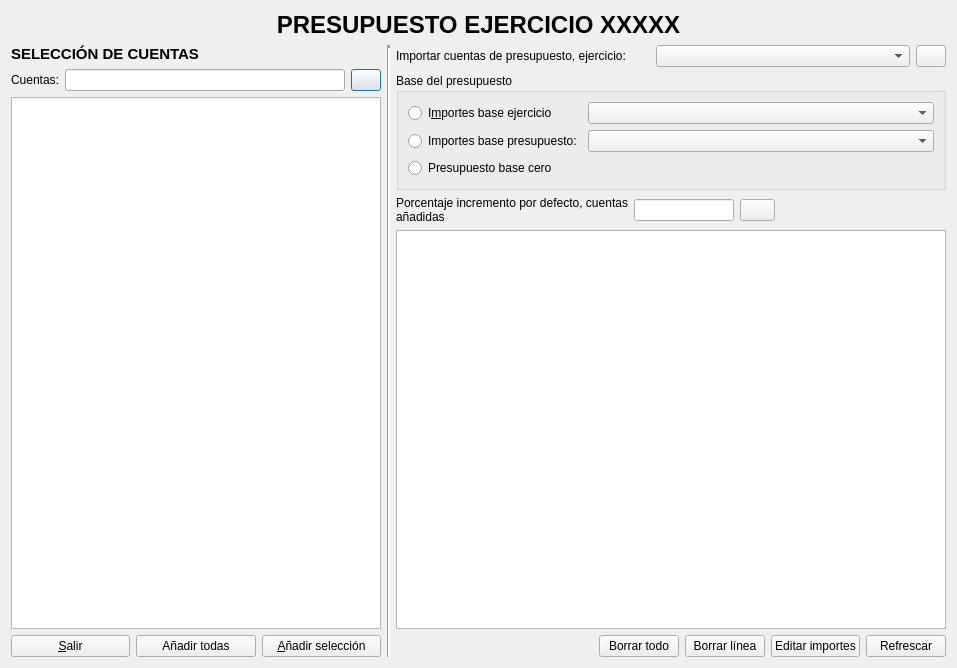
<?xml version="1.0" encoding="UTF-8"?>
<ui version="4.0">
 <class>presupuesto_ed</class>
 <widget class="QDialog" name="presupuesto_ed">
  <property name="geometry">
   <rect>
    <x>0</x>
    <y>0</y>
    <width>935</width>
    <height>668</height>
   </rect>
  </property>
  <property name="windowTitle">
   <string>Edición de presupuesto</string>
  </property>
  <layout class="QVBoxLayout">
   <item>
    <widget class="QLabel" name="titulolabel">
     <property name="font">
      <font>
       <pointsize>18</pointsize>
       <weight>75</weight>
       <bold>true</bold>
      </font>
     </property>
     <property name="text">
      <string>PRESUPUESTO EJERCICIO XXXXX</string>
     </property>
     <property name="alignment">
      <set>Qt::AlignCenter</set>
     </property>
    </widget>
   </item>
   <item>
    <layout class="QHBoxLayout">
     <item>
      <layout class="QVBoxLayout">
       <property name="sizeConstraint">
        <enum>QLayout::SetMinimumSize</enum>
       </property>
       <item>
        <widget class="QLabel" name="label_2">
         <property name="font">
          <font>
           <pointsize>11</pointsize>
           <weight>75</weight>
           <bold>true</bold>
          </font>
         </property>
         <property name="text">
          <string>SELECCIÓN DE CUENTAS</string>
         </property>
        </widget>
       </item>
       <item>
        <layout class="QHBoxLayout">
         <property name="sizeConstraint">
          <enum>QLayout::SetMinimumSize</enum>
         </property>
         <item>
          <widget class="QLabel" name="label">
           <property name="sizePolicy">
            <sizepolicy hsizetype="Minimum" vsizetype="Preferred">
             <horstretch>0</horstretch>
             <verstretch>0</verstretch>
            </sizepolicy>
           </property>
           <property name="text">
            <string>Cuentas:</string>
           </property>
          </widget>
         </item>
         <item>
          <widget class="QLineEdit" name="listacuentaslineEdit">
           <property name="sizePolicy">
            <sizepolicy hsizetype="Preferred" vsizetype="Fixed">
             <horstretch>0</horstretch>
             <verstretch>0</verstretch>
            </sizepolicy>
           </property>
           <property name="minimumSize">
            <size>
             <width>280</width>
             <height>0</height>
            </size>
           </property>
           <property name="maximumSize">
            <size>
             <width>300</width>
             <height>16777215</height>
            </size>
           </property>
          </widget>
         </item>
         <item>
          <widget class="QPushButton" name="refrescarpushButton">
           <property name="sizePolicy">
            <sizepolicy hsizetype="Preferred" vsizetype="Fixed">
             <horstretch>0</horstretch>
             <verstretch>0</verstretch>
            </sizepolicy>
           </property>
           <property name="maximumSize">
            <size>
             <width>30</width>
             <height>30</height>
            </size>
           </property>
           <property name="toolTip">
            <string>Refrescar</string>
           </property>
           <property name="text">
            <string/>
           </property>
           <property name="icon">
            <iconset resource="keme.qrc">
             <normaloff>:/iconos/graf/rayo.png</normaloff>:/iconos/graf/rayo.png</iconset>
           </property>
           <property name="iconSize">
            <size>
             <width>20</width>
             <height>20</height>
            </size>
           </property>
          </widget>
         </item>
        </layout>
       </item>
       <item>
        <widget class="QTableView" name="tableView">
         <property name="sizePolicy">
          <sizepolicy hsizetype="Preferred" vsizetype="Expanding">
           <horstretch>0</horstretch>
           <verstretch>0</verstretch>
          </sizepolicy>
         </property>
         <property name="minimumSize">
          <size>
           <width>370</width>
           <height>0</height>
          </size>
         </property>
         <property name="maximumSize">
          <size>
           <width>370</width>
           <height>16777215</height>
          </size>
         </property>
        </widget>
       </item>
       <item>
        <layout class="QHBoxLayout">
         <property name="sizeConstraint">
          <enum>QLayout::SetMinimumSize</enum>
         </property>
         <item>
          <widget class="QPushButton" name="salirpushButton">
           <property name="text">
            <string>&amp;Salir</string>
           </property>
           <property name="icon">
            <iconset resource="keme.qrc">
             <normaloff>:/iconos/graf/application-exit.png</normaloff>:/iconos/graf/application-exit.png</iconset>
           </property>
          </widget>
         </item>
         <item>
          <widget class="QPushButton" name="adictodaspushButton">
           <property name="text">
            <string>Añadir todas</string>
           </property>
          </widget>
         </item>
         <item>
          <widget class="QPushButton" name="adicselpushButton">
           <property name="text">
            <string>&amp;Añadir selección</string>
           </property>
          </widget>
         </item>
        </layout>
       </item>
      </layout>
     </item>
     <item>
      <widget class="Line" name="line">
       <property name="lineWidth">
        <number>3</number>
       </property>
       <property name="orientation">
        <enum>Qt::Vertical</enum>
       </property>
      </widget>
     </item>
     <item>
      <layout class="QVBoxLayout">
       <item>
        <layout class="QHBoxLayout">
         <item>
          <widget class="QLabel" name="importarlabel">
           <property name="text">
            <string>Importar cuentas de presupuesto, ejercicio:</string>
           </property>
          </widget>
         </item>
         <item>
          <widget class="QComboBox" name="ejerciciosimportarcomboBox"/>
         </item>
         <item>
          <widget class="QPushButton" name="importarpushButton">
           <property name="maximumSize">
            <size>
             <width>30</width>
             <height>30</height>
            </size>
           </property>
           <property name="toolTip">
            <string>Refrescar</string>
           </property>
           <property name="text">
            <string/>
           </property>
           <property name="icon">
            <iconset resource="keme.qrc">
             <normaloff>:/iconos/graf/rayo.png</normaloff>:/iconos/graf/rayo.png</iconset>
           </property>
           <property name="iconSize">
            <size>
             <width>20</width>
             <height>20</height>
            </size>
           </property>
          </widget>
         </item>
        </layout>
       </item>
       <item>
        <layout class="QHBoxLayout">
         <item>
          <widget class="QGroupBox" name="groupBox">
           <property name="sizePolicy">
            <sizepolicy hsizetype="Expanding" vsizetype="Minimum">
             <horstretch>0</horstretch>
             <verstretch>0</verstretch>
            </sizepolicy>
           </property>
           <property name="maximumSize">
            <size>
             <width>16777215</width>
             <height>150</height>
            </size>
           </property>
           <property name="title">
            <string>Base del presupuesto</string>
           </property>
           <layout class="QVBoxLayout">
            <item>
             <layout class="QGridLayout">
              <item row="0" column="0">
               <widget class="QRadioButton" name="baseejercicioradioButton">
                <property name="text">
                 <string>I&amp;mportes base ejercicio</string>
                </property>
               </widget>
              </item>
              <item row="0" column="1" colspan="2">
               <widget class="QComboBox" name="ejerciciobasecomboBox"/>
              </item>
              <item row="1" column="0">
               <widget class="QRadioButton" name="basepresupuestoradioButton">
                <property name="text">
                 <string>Importes base presupuesto:</string>
                </property>
               </widget>
              </item>
              <item row="1" column="1" colspan="2">
               <widget class="QComboBox" name="ejerciciopresupuestobasecomboBox"/>
              </item>
             </layout>
            </item>
            <item>
             <widget class="QRadioButton" name="base0radioButton">
              <property name="text">
               <string>Presupuesto base cero</string>
              </property>
             </widget>
            </item>
           </layout>
          </widget>
         </item>
        </layout>
       </item>
       <item>
        <layout class="QHBoxLayout">
         <item>
          <widget class="QLabel" name="label_5">
           <property name="text">
            <string>Porcentaje incremento por defecto, cuentas añadidas</string>
           </property>
           <property name="alignment">
            <set>Qt::AlignJustify|Qt::AlignVCenter</set>
           </property>
           <property name="wordWrap">
            <bool>true</bool>
           </property>
          </widget>
         </item>
         <item>
          <widget class="QLineEdit" name="incrementolineEdit">
           <property name="maximumSize">
            <size>
             <width>100</width>
             <height>16777215</height>
            </size>
           </property>
           <property name="alignment">
            <set>Qt::AlignRight|Qt::AlignTrailing|Qt::AlignVCenter</set>
           </property>
          </widget>
         </item>
         <item>
          <widget class="QPushButton" name="imprimirpushButton">
           <property name="minimumSize">
            <size>
             <width>20</width>
             <height>0</height>
            </size>
           </property>
           <property name="maximumSize">
            <size>
             <width>35</width>
             <height>16777215</height>
            </size>
           </property>
           <property name="toolTip">
            <string>Imprimir</string>
           </property>
           <property name="text">
            <string/>
           </property>
           <property name="icon">
            <iconset resource="keme.qrc">
             <normaloff>:/iconos/graf/printer.png</normaloff>:/iconos/graf/printer.png</iconset>
           </property>
           <property name="iconSize">
            <size>
             <width>20</width>
             <height>20</height>
            </size>
           </property>
          </widget>
         </item>
         <item>
          <spacer name="horizontalSpacer">
           <property name="orientation">
            <enum>Qt::Horizontal</enum>
           </property>
           <property name="sizeHint" stdset="0">
            <size>
             <width>40</width>
             <height>20</height>
            </size>
           </property>
          </spacer>
         </item>
        </layout>
       </item>
       <item>
        <widget class="QTableView" name="pretableView">
         <property name="minimumSize">
          <size>
           <width>550</width>
           <height>0</height>
          </size>
         </property>
        </widget>
       </item>
       <item>
        <layout class="QHBoxLayout">
         <item>
          <spacer>
           <property name="orientation">
            <enum>Qt::Horizontal</enum>
           </property>
           <property name="sizeHint" stdset="0">
            <size>
             <width>40</width>
             <height>20</height>
            </size>
           </property>
          </spacer>
         </item>
         <item>
          <widget class="QPushButton" name="borratodopushButton">
           <property name="text">
            <string>Borrar todo</string>
           </property>
          </widget>
         </item>
         <item>
          <widget class="QPushButton" name="borralinpushButton">
           <property name="text">
            <string>Borrar línea</string>
           </property>
          </widget>
         </item>
         <item>
          <widget class="QPushButton" name="editarpushButton">
           <property name="text">
            <string>Editar importes</string>
           </property>
          </widget>
         </item>
         <item>
          <widget class="QPushButton" name="refrescaprepushButton">
           <property name="text">
            <string>Refrescar</string>
           </property>
          </widget>
         </item>
        </layout>
       </item>
      </layout>
     </item>
    </layout>
   </item>
  </layout>
 </widget>
 <resources>
  <include location="keme.qrc"/>
 </resources>
 <connections/>
</ui>
